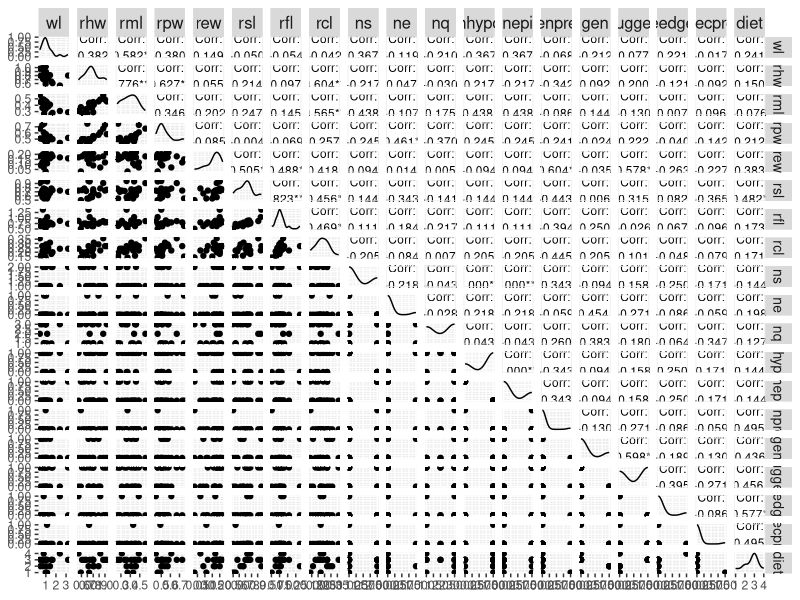
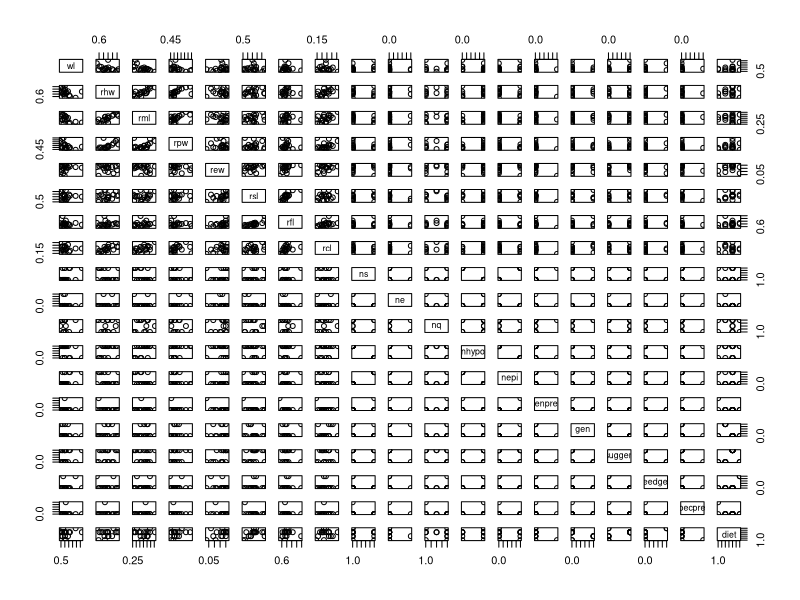

The R script that drew these images, in order:
###################################################################################
#
# Functional trait data analysis workshop
#
# Community Trait Means
# Functional Diversity
# PLS
# RLQ/Fourth Corner
#
# KI Perry; 28 April 2025
#
###################################################################################

# For this workshop, we will work with ant species collected in urban greenspaces
# Ants were collected in 2015 and 2016. We will work with both years pooled together
# Because there are biases when collecting ants via pitfall traps, we will use presence/absence data
# However, abundance data can also be used for these analyses

## Species data
a <- read.csv("Data/ant_assemblages_pooled.csv", row.names=1)
str(a)

## Trait data
t <- read.csv("Data/ant_traits_pooled.csv", row.names=1)
str(t)

# are any traits highly correlated?
library(ggplot2)
library(GGally)
cp <- ggpairs(t, upper = list(continuous = wrap("cor", size = 3, color = "black")))
cp + theme(strip.text.x = element_text(size = 12), strip.text.y = element_text(size = 10))

plot(t)
cor(t, method = c("pearson"), use = "complete.obs")

# will need to make a decision about removing any traits that are highly correlated or
# accounting for them in the indices

## Environmental data
env <- read.csv("Data/env_local_landscape.csv", row.names=1)
str(env)

# change categorical predictors to factors
env$Neighborhood <- as.factor(env$Neighborhood)
env$trmt <- as.factor(env$trmt)
str(env)






